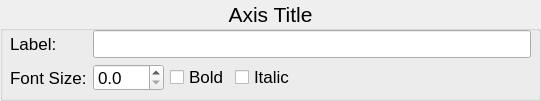
   <widget class="QGroupBox" name="groupBox_13">
    <property name="geometry">
     <rect>
      <x>610</x>
      <y>410</y>
      <width>541</width>
      <height>101</height>
     </rect>
    </property>
    <property name="font">
     <font>
      <family>Arial</family>
      <pointsize>16</pointsize>
      <weight>50</weight>
      <italic>false</italic>
      <bold>false</bold>
     </font>
    </property>
    <property name="title">
     <string>Axis Title</string>
    </property>
    <property name="alignment">
     <set>Qt::AlignCenter</set>
    </property>
    <widget class="QWidget" name="gridLayoutWidget_6">
     <property name="geometry">
      <rect>
       <x>10</x>
       <y>30</y>
       <width>521</width>
       <height>61</height>
      </rect>
     </property>
     <property name="font">
      <font>
       <family>Arial</family>
       <pointsize>13</pointsize>
       <weight>75</weight>
       <italic>false</italic>
       <bold>true</bold>
      </font>
     </property>
     <layout class="QGridLayout" name="gridLayout_6" columnstretch="1,0,0,0,0,0,0,0">
      <item row="1" column="4">
       <spacer name="horizontalSpacer">
        <property name="font">
         <font>
          <family>Arial</family>
          <pointsize>13</pointsize>
          <weight>75</weight>
          <italic>false</italic>
          <bold>true</bold>
         </font>
        </property>
        <property name="orientation">
         <enum>Qt::Horizontal</enum>
        </property>
        <property name="sizeHint" stdset="0">
         <size>
          <width>95</width>
          <height>20</height>
         </size>
        </property>
       </spacer>
      </item>
      <item row="1" column="3">
       <widget class="QCheckBox" name="chbTItal">
        <property name="font">
         <font>
          <family>Arial</family>
          <pointsize>13</pointsize>
          <weight>50</weight>
          <italic>false</italic>
          <bold>false</bold>
         </font>
        </property>
        <property name="text">
         <string>Italic</string>
        </property>
       </widget>
      </item>
      <item row="1" column="1">
       <widget class="QDoubleSpinBox" name="sbTFontSize">
        <property name="font">
         <font>
          <family>Arial</family>
          <pointsize>13</pointsize>
          <weight>50</weight>
          <italic>false</italic>
          <bold>false</bold>
         </font>
        </property>
        <property name="decimals">
         <number>1</number>
        </property>
        <property name="singleStep">
         <double>0.100000000000000</double>
        </property>
       </widget>
      </item>
      <item row="1" column="5">
       <spacer name="horizontalSpacer_2">
        <property name="font">
         <font>
          <pointsize>13</pointsize>
         </font>
        </property>
        <property name="orientation">
         <enum>Qt::Horizontal</enum>
        </property>
        <property name="sizeHint" stdset="0">
         <size>
          <width>80</width>
          <height>20</height>
         </size>
        </property>
       </spacer>
      </item>
      <item row="0" column="0">
       <widget class="QLabel" name="label_38">
        <property name="font">
         <font>
          <family>Arial</family>
          <pointsize>13</pointsize>
          <weight>50</weight>
          <italic>false</italic>
          <bold>false</bold>
         </font>
        </property>
        <property name="text">
         <string>Label:</string>
        </property>
       </widget>
      </item>
      <item row="0" column="1" colspan="7">
       <widget class="QLineEdit" name="ePltTitle">
        <property name="font">
         <font>
          <family>Arial</family>
          <pointsize>13</pointsize>
          <weight>50</weight>
          <italic>false</italic>
          <bold>false</bold>
         </font>
        </property>
       </widget>
      </item>
      <item row="1" column="0">
       <widget class="QLabel" name="label_41">
        <property name="font">
         <font>
          <family>Arial</family>
          <pointsize>13</pointsize>
          <weight>50</weight>
          <italic>false</italic>
          <bold>false</bold>
         </font>
        </property>
        <property name="text">
         <string>Font Size:</string>
        </property>
       </widget>
      </item>
      <item row="1" column="2">
       <widget class="QCheckBox" name="chbTBold">
        <property name="font">
         <font>
          <family>Arial</family>
          <pointsize>13</pointsize>
          <weight>50</weight>
          <italic>false</italic>
          <bold>false</bold>
         </font>
        </property>
        <property name="text">
         <string>Bold</string>
        </property>
       </widget>
      </item>
      <item row="1" column="6">
       <spacer name="horizontalSpacer_3">
        <property name="font">
         <font>
          <family>Arial</family>
          <pointsize>13</pointsize>
          <weight>75</weight>
          <italic>false</italic>
          <bold>true</bold>
         </font>
        </property>
        <property name="orientation">
         <enum>Qt::Horizontal</enum>
        </property>
        <property name="sizeHint" stdset="0">
         <size>
          <width>80</width>
          <height>20</height>
         </size>
        </property>
       </spacer>
      </item>
     </layout>
    </widget>
   </widget>
